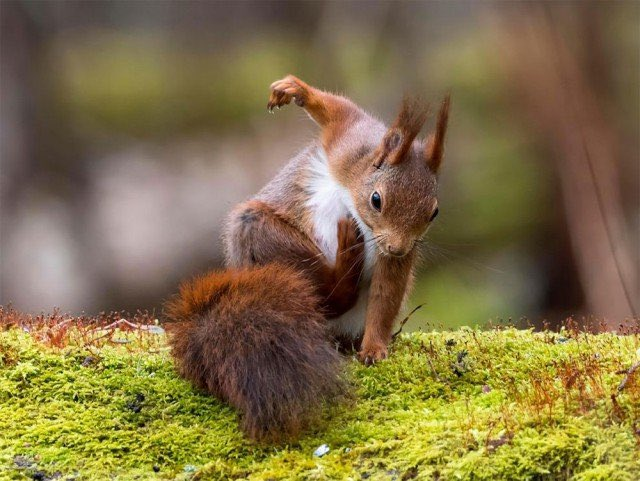
%> input picture IMG/1.jpg, 640 x 481 px
$ octave ImgFuse.m   (GNU Octave 9; MATLAB toolbox functions it lacks are replaced by stand-ins)
%> lines starting %> are read from the running program, lines starting %| are printed output that depends on the picture
clc;
clear all;
close all;

%Extraccion de la imagen
img=imread('IMG/1.jpg');
%> img is the input picture: size 481x640x3 uint8; mean R, G, B 129.1, 112.2, 70.6
[f c]=size(img);
%> f = 481; c = 1920
figure()
imshow(img)
title('Imagen Original')

%Primera Rotación
imgRot=imrotate(img,1);
[fr cr]=size(imgRot);
%> fr = 493; cr = 1947

imgFus=Comp(f,c,fr,cr,imgRot,img);
figure()
imshow(imgFus)
title('Original y Rotada 1°')

%Segunda Rotación
imgRot=imrotate(img,2);
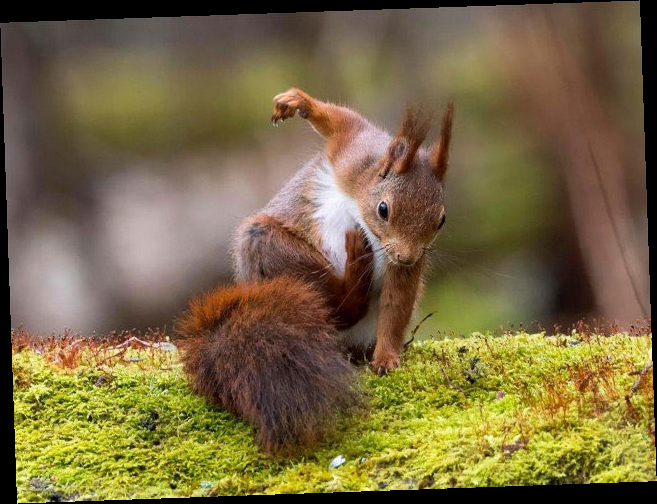
%> imgRot: size 504x657x3 uint8; mean R, G, B 120, 104.3, 65.6
[fr cr]=size(imgRot);
%> fr = 504; cr = 1971

imgFus1=Comp(f,c,fr,cr,imgRot,imgFus);
figure()
imshow(imgFus1)
title('Suma Anterior y Rotada 2°')

%Tercera Rotación
imgRot=imrotate(img,3);
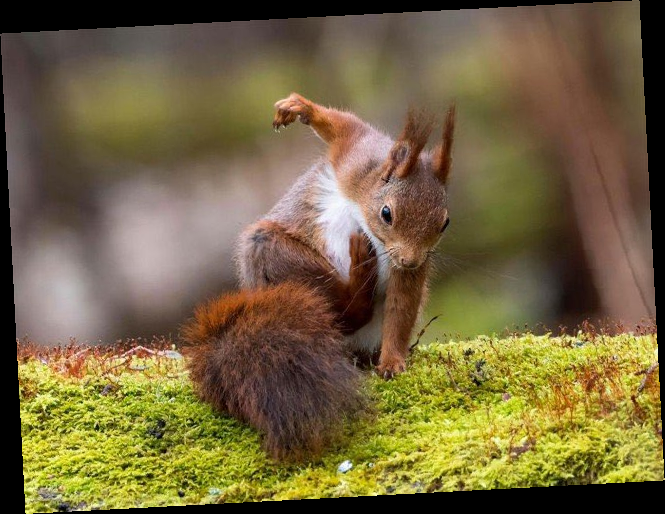
%> imgRot: size 514x665x3 uint8; mean R, G, B 116.3, 101, 63.6
[fr cr]=size(imgRot);
%> fr = 514; cr = 1995

imgFus2=Comp(f,c,fr,cr,imgRot,imgFus1);
%> call 3 of Comp, with f = 481, c = 1920, fr = 514, cr = 1995
%> in Comp (call 3), `imgFus=imfuse(imgr,imgRot,'blend');`:
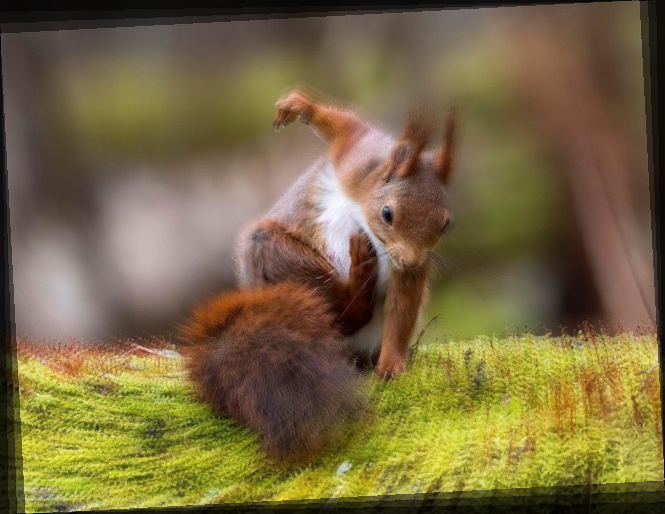
%> imgFus: size 514x665x3 uint8; mean R, G, B 120.3, 104.5, 65.9
figure()
imshow(imgFus2)
title('Suma Anterior y Rotada 3°')

%Cuarta Rotación
imgRot=imrotate(img,4);
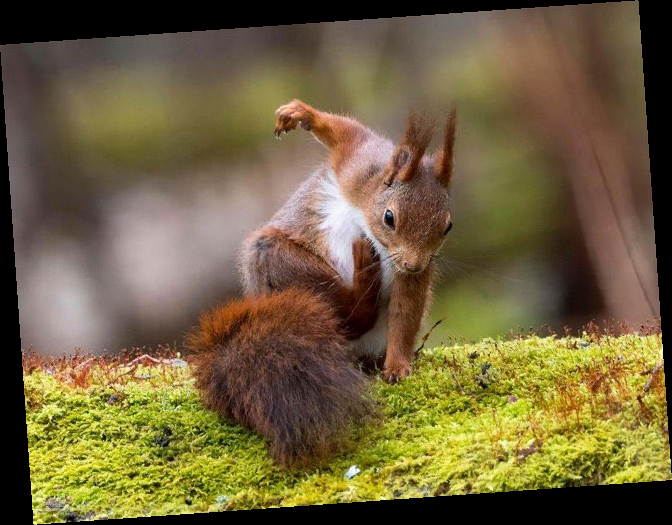
%> imgRot: size 525x672x3 uint8; mean R, G, B 112.7, 97.9, 61.6
[fr cr]=size(imgRot);
%> fr = 525; cr = 2016

imgFus3=Comp(f,c,fr,cr,imgRot,imgFus2);
%> call 4 of Comp, with f = 481, c = 1920, fr = 525, cr = 2016
%> in Comp (call 4), `imgFus=imfuse(imgr,imgRot,'blend');`:
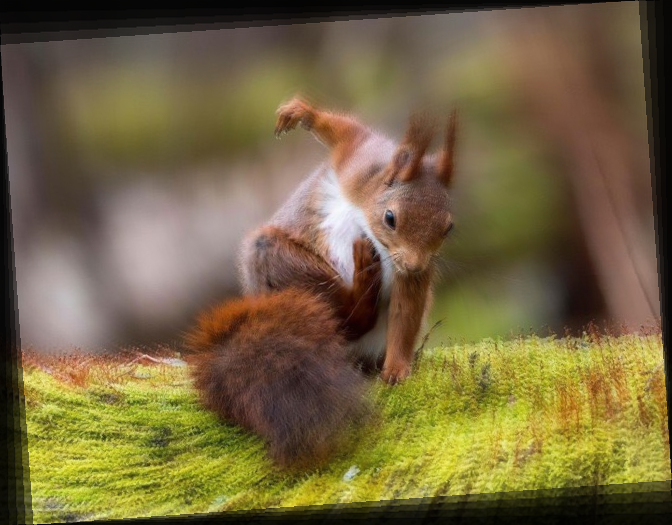
%> imgFus: size 525x672x3 uint8; mean R, G, B 116.7, 101.4, 64
figure()
imshow(imgFus3)
title('Suma Anterior y Rotada 4°')

%Quinta Rotación
imgRot=imrotate(img,5);
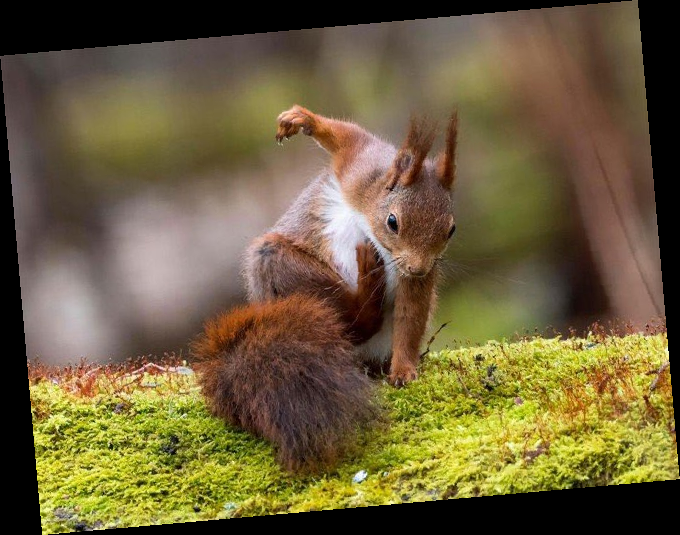
%> imgRot: size 535x680x3 uint8; mean R, G, B 109.3, 94.9, 59.7
[fr cr]=size(imgRot);
%> fr = 535; cr = 2040

imgFus4=Comp(f,c,fr,cr,imgRot,imgFus3);
%> call 5 of Comp, with f = 481, c = 1920, fr = 535, cr = 2040
%> in Comp (call 5), `imgFus=imfuse(imgr,imgRot,'blend');`:
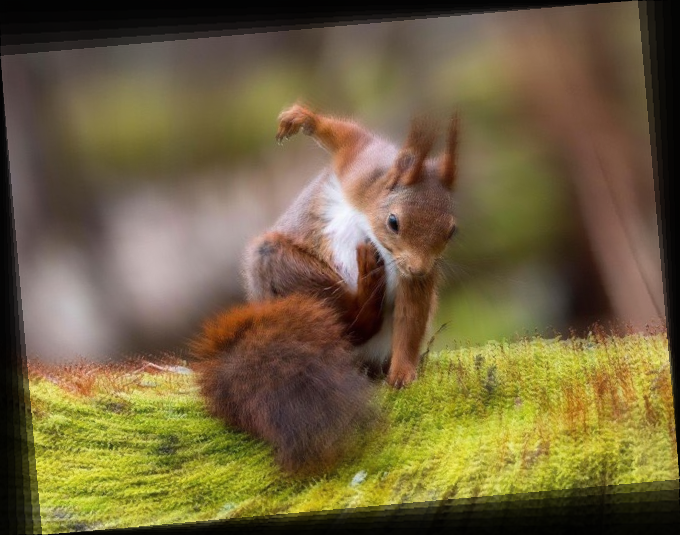
%> imgFus: size 535x680x3 uint8; mean R, G, B 113.2, 98.4, 62.1
figure()
imshow(imgFus4)
title('Suma Anterior y Rotada 5°')

function imgFus=Comp(f,c,fr,cr,imgRot,img)
    if (f<fr) || (c<cr/3)
        imgr=imresize(img,[fr cr/3]);
        imgFus=imfuse(imgr,imgRot,'blend');
    else
        imgr=imresize(imgRot,[f c/3]);
        imgFus=imfuse(imgr,img,'blend');
    end
end
